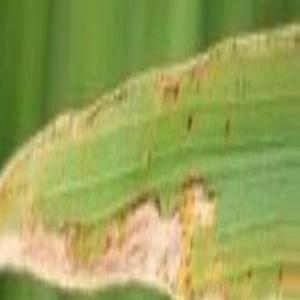
#> input picture training-1/final-dataset/blb/134.jpg, 300 x 300 px; its folder holds only this picture in this run
$ python kamalMethod.py
#> lines starting #> are read from the running program, lines starting #| are printed output that depends on the picture; after the words box and inside, x2 and y2 are one past the last pixel; in counts of white or black regions, pixels touching at a corner belong together
# High upperTH and lowerTH
import os
import cv2
import numpy as np

# Define the main and output directories
main_directory = "../final-dataset"
output_directory = "../final-dataset-segmented"

# List of classes
classes = ["blb", "rb", "sb", "hlt"]

# Canny edge detection parameters
lower_threshold = 15
upper_threshold = 150

# Mask dilation and erosion parameters
dilation_kernel = np.ones((3, 3), np.uint8)
erosion_kernel = np.ones((3, 3), np.uint8)

# Morphological iterations
MIdilation = 2
MIerosion = 2

# Function to create a mask that fills the entire closed region within the outer contour
def create_convex_polygon_mask(edges):
    # Find contours in the edge image
    contours, _ = cv2.findContours(edges, cv2.RETR_EXTERNAL, cv2.CHAIN_APPROX_SIMPLE)

    # Check if any contours were found
    if len(contours) == 0:
        return np.zeros_like(edges)  # Return an empty mask if no contours are found

    # Find the largest contour
    largest_contour = max(contours, key=cv2.contourArea)

    # Create a mask with the same size as the edges
    mask = np.zeros_like(edges)

    # Fill the largest contour
    cv2.drawContours(mask, [largest_contour], 0, 255, thickness=cv2.FILLED)

    return mask

# Function to perform Canny edge detection and mask dilation/erosion on images in a directory
def apply_edge_detection(input_dir, output_dir):
#> called with input_dir = '../final-dataset/blb', output_dir = '../final-dataset-segmented/blb'
    for filename in os.listdir(input_dir):
        if filename.endswith(".jpg"):
            input_path = os.path.join(input_dir, filename)
            output_path = os.path.join(output_dir, filename)

            # Read the image
            image = cv2.imread(input_path)
#> image is the input picture: shape (300, 300, 3); mean B, G, R 86.1, 162.1, 151.7
            image = cv2.resize(image, (300, 300))

            # Apply Canny edge detection
            edges = cv2.Canny(image, lower_threshold, upper_threshold)
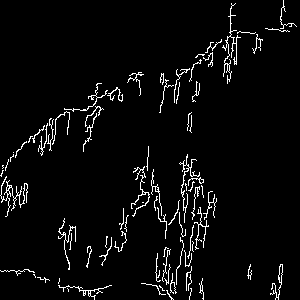
#> edges: shape (300, 300); 4.1% white in thin lines or dots

            # Dilation and erosion on edges
            edges = cv2.erode(cv2.dilate(edges, dilation_kernel), erosion_kernel)
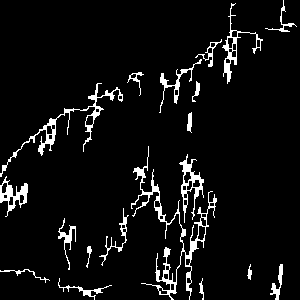
#> edges: shape (300, 300); 6% white; 19 white regions

            # Create a complete fill mask
            mask = create_convex_polygon_mask(edges)
#> in create_convex_polygon_mask, `contours, _ = cv2.findContours(edges, cv2.RETR_EXTERNAL, cv2.CHAIN_APP..`: contours = 19 contours; largest, box (x1, y1, x2, y2) and area: (131, 146, 217, 300) 1110, (0, 83, 123, 177) 666, (179, 154, 204, 223) 502, (222, 3, 263, 84) 446, (0, 176, 28, 217) 430
#> in create_convex_polygon_mask, `largest_contour = max(contours, key=cv2.contourArea)`: largest_contour = contour of 529 points, box (x1, y1, x2, y2) (131, 146, 217, 300), area 1110
#> in create_convex_polygon_mask, `cv2.drawContours(mask, [largest_contour], 0, 255, thickness=cv2.FILLED)`:
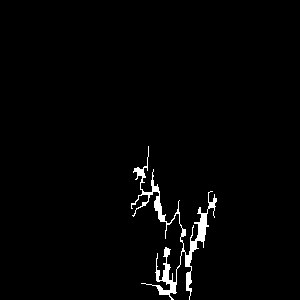
#> mask: shape (300, 300); 1.9% white; 1 white region, box (x1, y1, x2, y2) and area: (131, 146, 217, 300) 1740

            # Apply Gaussian blur to the mask
            mask = cv2.GaussianBlur(mask, (5, 5), 0)
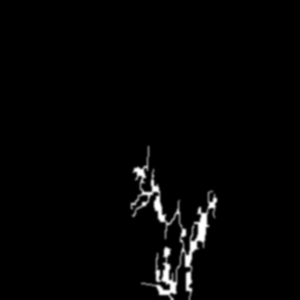
#> mask: shape (300, 300); min 0, max 255, mean 4.9

            # Additional iterations of dilation and erosion
            mask = cv2.dilate(mask, None, iterations=MIdilation)
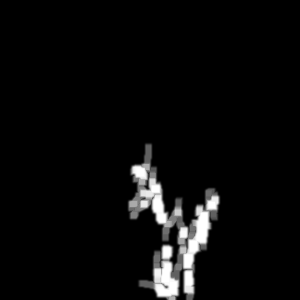
#> mask: shape (300, 300); min 0, max 255, mean 10.5
            mask = cv2.erode(mask, None, iterations=MIerosion)

            # Multiply the mask by 3
            mask_stack = mask * 3
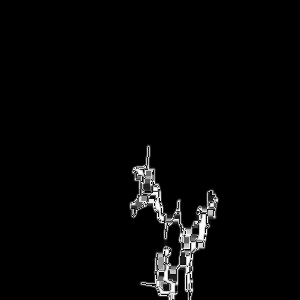
#> mask_stack: shape (300, 300); min 0, max 255, mean 6.4

            # Invert the result
            # mask_stack = cv2.bitwise_not(mask)

            # Apply background subtraction
            foreground = cv2.bitwise_and(image, image, mask=mask_stack)
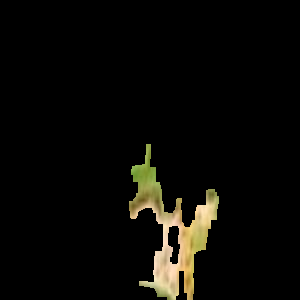
#> foreground: shape (300, 300, 3); mean B, G, R 6.3, 10, 10.9

            # Save the result
            cv2.imwrite(output_path, foreground, [int(cv2.IMWRITE_JPEG_QUALITY), 100])


# Iterate through each class and apply edge detection, mask dilation, and mask erosion
for class_name in classes:
    input_dir = os.path.join(main_directory, class_name)
    output_dir = os.path.join(output_directory, class_name)

    # Create the output directory if it doesn't exist
    os.makedirs(output_dir, exist_ok=True)

    # Apply edge detection, mask dilation, and mask erosion
#> (the run stopped early here; a loop or call above may not have finished)
